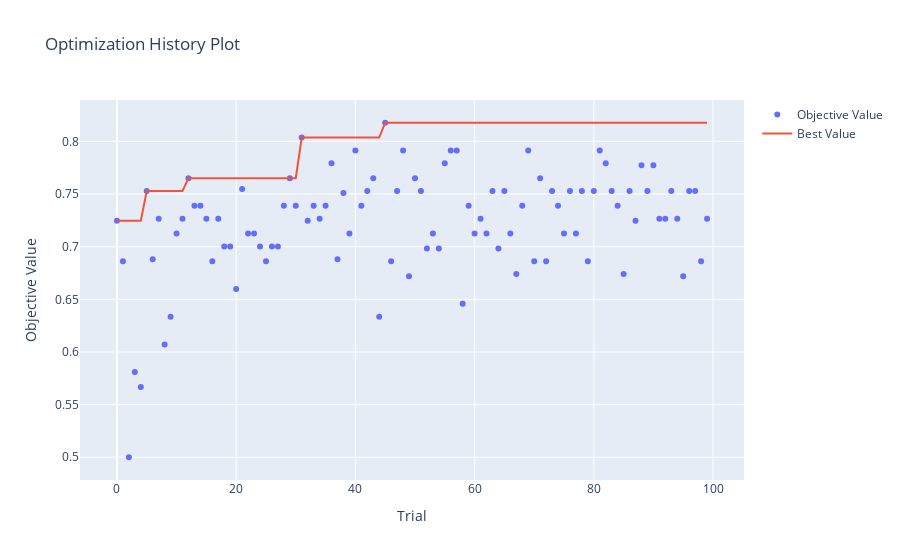

Notebook code cell kept with this figure:
### Code cell
# plot_optimization_histor: shows the scores from all trials as well as the best score so far at each point.
optuna.visualization.plot_optimization_history(study)
